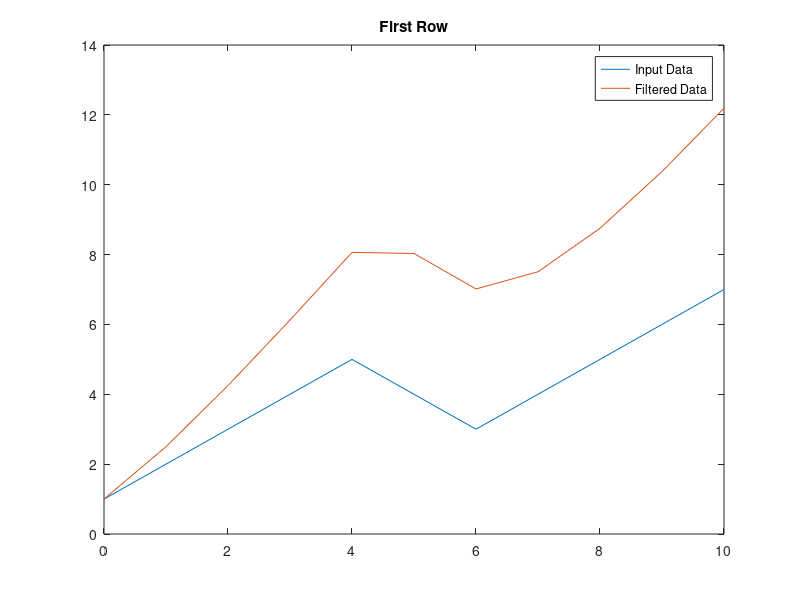

Write MATLAB code to recreate this figure.
x = [1, 2, 3, 4, 5, 4, 3, 4, 5, 6, 7];

b=1;
a = [1, -0.5];
y = filter(b, a, x, [], 2);
t = 0:length(x)-1; %indeks wektora

close all
plot(t, x(1, :));
hold on
plot(t, y(1,:))
legend('Input Data', 'Filtered Data')
title('First Row')